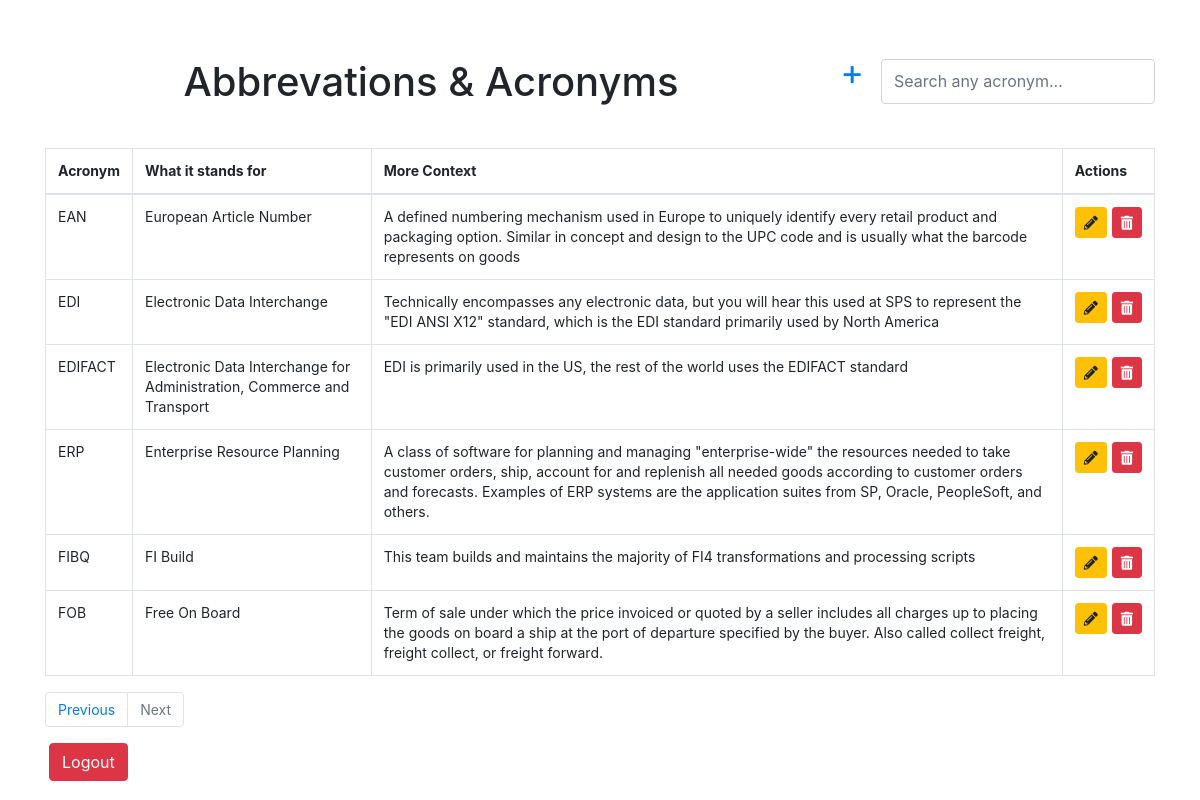
Screenshot of /acronyms?page=2 (signed in) with the database file from the repository.
### app.py (models this page shows)
class Acronym(db.Model):
    id = db.Column(db.Integer, primary_key=True)
    acronym = db.Column(db.String(10), unique=True, nullable=False)
    meaning = db.Column(db.String(200), nullable=False)
    description = db.Column(db.String(500))  # Allows for a longer description, nullable by default

### app.py (the view)
@app.route('/acronyms')
@login_required
def acronyms():
    form = AcronymForm()
    page = request.args.get('page', 1, type=int)
    per_page = 10  # Define how many items each page should display
    query = request.args.get('q', '')
    if query:
        acronyms = Acronym.query.filter(
            db.or_(
                Acronym.acronym.like('%' + query + '%'),
                Acronym.meaning.like('%' + query + '%'),
                Acronym.description.like('%' + query + '%')
            )
        ).paginate(page=page, per_page=per_page, error_out=False)
    else:
        acronyms = Acronym.query.order_by(Acronym.acronym).paginate(page=page, per_page=per_page, error_out=False)
    return render_template('acronyms.html', acronyms=acronyms.items, pagination=acronyms, form=form)

### app.py
class AcronymForm(FlaskForm):
    acronym = StringField('Acronym', validators=[DataRequired()])
    meaning = StringField('Meaning', validators=[DataRequired()])
    description = StringField('Description')
    submit = SubmitField('Add Acronym')

### app.py (called while the page is built)
@login_manager.user_loader
def load_user(user_id):
    return User.query.get(int(user_id))

### templates/acronyms.html (shortened to what this page needs)
<!DOCTYPE html>
<html lang="en">
<head>
    <link rel="stylesheet" href="https://stackpath.bootstrapcdn.com/bootstrap/4.5.2/css/bootstrap.min.css">
    <link rel="stylesheet" href="https://cdnjs.cloudflare.com/ajax/libs/font-awesome/5.15.4/css/all.min.css">
    <link rel="stylesheet" href="https://cdn.dev.spsc.io/web/framework/styles/sps-styles/SEMVER_RELEASE/index.css">
</head>
<body>
    <div class="container mt-5">
        <div class="d-flex justify-content-between align-items-center mb-4">
            <h1 class="text-center flex-grow-1">Abbrevations & Acronyms</h1>
            <div>
                <div class="search-container">
                    <form class="form-inline d-inline" action="/acronyms" method="get">
                        <div class="form-inputs">
                            <a href="{{ url_for('home') }}" class="btn-add-acronym" title="Add Acronym">+</a>
                            <input class="form-control" type="search" placeholder="Search any acronym..." aria-label="Search" name="q">
                        </div>
                    </form>
                </div>
            </div>
        </div>
        <table class="table table-bordered mt-3">
            <thead>
                <tr>
                    <th scope="col">Acronym</th>
                    <th scope="col">What it stands for</th>
                    <th scope="col">More Context</th>
                    {% if current_user.is_authenticated and current_user.is_admin %}
                    <th scope="col">Actions</th>
                    {% endif %}
                </tr>
            </thead>
            <tbody>
                {% for acronym in acronyms %}
                <tr>
                    <td>{{ acronym.acronym }}</td>
                    <td>{{ acronym.meaning }}</td>
                    <td>{{ acronym.description }}</td>
                    {% if current_user.is_authenticated and current_user.is_admin %}
                    <td>
                        <div class="action-buttons">
                            <a href="{{ url_for('edit_acronym', id=acronym.id) }}" class="btn btn-warning btn-sm">
                                <i class="fas fa-pencil-alt"></i>
                            </a>
                            <a href="{{ url_for('delete_acronym', id=acronym.id) }}" class="btn btn-danger btn-sm">
                                <i class="fas fa-trash-alt"></i>
                            </a>
                        </div>
                    </td>
                    {% endif %}
                </tr>
                {% endfor %}
            </tbody>
        </table>
        <nav>
            <ul class="pagination">
                {% if pagination.has_prev %}
                    <li class="page-item"><a class="page-link" href="{{ url_for('acronyms', page=pagination.prev_num) }}">Previous</a></li>
                {% else %}
                    <li class="page-item disabled"><span class="page-link">Previous</span></li>
                {% endif %}
                {% if pagination.has_next %}
                    <li class="page-item"><a class="page-link" href="{{ url_for('acronyms', page=pagination.next_num) }}">Next</a></li>
                {% else %}
                    <li class="page-item disabled"><span class="page-link">Next</span></li>
                {% endif %}
            </ul>
        </nav>
        <td>
            <a href="/logout" class="btn btn-danger ml-1">Logout</a>
        </td>
    </div>

### templates/acronyms.html (style rules this page uses)
body { font-family: -apple-system, BlinkMacSystemFont, Segoe UI, Roboto, Oxygen, Ubuntu, Fira Sans, Droid Sans, Helvetica Neue, sans-serif; font-size: 14px; font-style: normal; font-variant: normal; font-weight: 400; letter-spacing: 0; line-height: 1.42857143; text-align: left; white-space: normal; }
.form-inputs { position: relative; margin-bottom: 20px; }
.form-inputs .form-control { height: 45px; }
.action-buttons { display: flex; gap: 5px; }
.btn-add-acronym { margin-left: 10px; font-size: 36px; width: 50px; height: 50px; display: inline-flex; align-items: center; justify-content: center; padding: 0; border: none; background: none; color: #007bff; cursor: pointer; }
.search-container { display: flex; align-items: center; justify-content: flex-end; }

### rows the page displays
Acronym: acronym "EAN", meaning "European Article Number", description "A defined numbering mechanism used in Europe to uniquely identify every retail product and packaging option. Similar in concept and design to the UPC code and is usually what the barcode represents on goods"
Acronym: acronym "EDI", meaning "Electronic Data Interchange", description "Technically encompasses any electronic data, but you will hear this used at SPS to represent the \"EDI ANSI X12\" standard, which is the EDI standard primarily used by North America"
Acronym: acronym "EDIFACT", meaning "Electronic Data Interchange for Administration, Commerce and Transport", description "EDI is primarily used in the US, the rest of the world uses the EDIFACT standard"
Acronym: acronym "ERP", meaning "Enterprise Resource Planning", description "A class of software for planning and managing \"enterprise-wide\" the resources needed to take customer orders, ship, account for and replenish all needed goods according to customer orders and forecasts. Examples of ERP systems are the application suites from SP, Oracle, PeopleSoft, and others."
Acronym: acronym "FIBQ", meaning "FI Build", description "This team builds and maintains the majority of FI4 transformations and processing scripts"
Acronym: acronym "FOB", meaning "Free On Board", description "Term of sale under which the price invoiced or quoted by a seller includes all charges up to placing the goods on board a ship at the port of departure specified by the buyer. Also called collect freight, freight collect, or freight forward."
